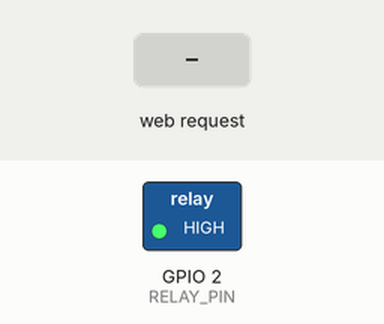
Recording of a program running on a simulated ESP8266 (NodeMCU). On the bench: switched loads named in the program (green lamp = pin HIGH). The inputs (shaded band) are chosen by the test bench. WiFi joins after 1.5 s; servers stay silent unless stated; not simulated (calls return 0 or success): secrets.h; what the program prints to the serial monitor is not drawn.

Above: at 3.7 s.
3.8 s: HTTP request GET /relay?state=1 received
At 4.7 s:
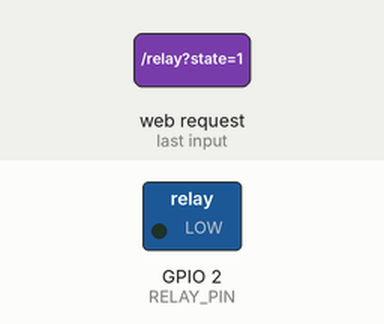
5.3 s: HTTP request GET /relay?state=0 received
At 5.8 s:
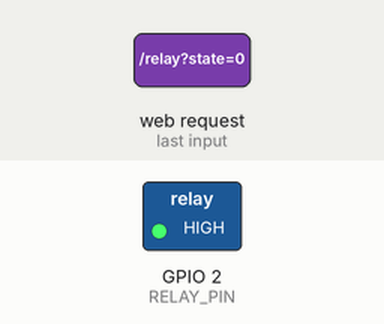
6.8 s: HTTP request GET /relay?state=toggle received
At 8.1 s:
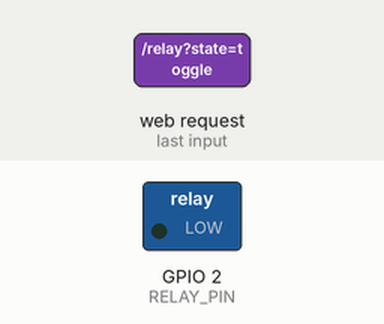
Timing chart, 0 to 9.8 s (numbered marks = the images above; inputs shaded):
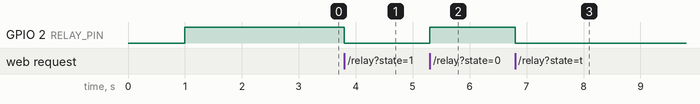

The program:

main.cpp
```cpp
#include <Arduino.h>
#include <ESP8266WiFi.h>
#include <ESP8266WebServer.h>
#include <ArduinoOTA.h>
#include <secrets.h> // 重要: 您需要创建此文件，包含WiFi凭据 (见下方说明)

// OTA password - change this to secure your OTA updates
const char* otaPassword = "esp01s-relay";

// Relay pin - ESP-01S typically uses GPIO0 or GPIO2 for relay control
// GPIO0 is also used for bootloader mode, so GPIO2 is often preferred
const int RELAY_PIN = 2;  // GPIO2

// Web server on port 80
ESP8266WebServer server(80);

// Device state
bool relayState = false;
String deviceName = "ESP01S-Relay";

// Function prototypes
void setupWiFi();
void setupOTA();
void setupWebServer();
void handleRoot();
void handleRelay();
void handleNotFound();
void toggleRelay();
void setRelay(bool state);

void setup() {
  // Initialize serial communication
  Serial.begin(115200);
  delay(1000);
  Serial.println("\n\nESP-01S Relay with OTA starting...");

  // Initialize relay pin
  pinMode(RELAY_PIN, OUTPUT);
  setRelay(false);  // Start with relay off

  // Setup WiFi, OTA and web server
  setupWiFi();
  setupOTA();
  setupWebServer();

  Serial.println("Setup complete");
}

void loop() {
  // Handle OTA updates
  ArduinoOTA.handle();

  // Handle web server requests
  server.handleClient();

  // Add any additional logic here
  yield();  // Allow the ESP8266 to handle background tasks
}

// Setup WiFi connection
void setupWiFi() {
  Serial.printf("Connecting to %s ", ssid);

  WiFi.mode(WIFI_STA);
  WiFi.hostname(deviceName);
  WiFi.begin(ssid, password);

  // Wait for connection
  while (WiFi.status() != WL_CONNECTED) {
    delay(500);
    Serial.print(".");
  }

  Serial.println();
  Serial.print("Connected! IP address: ");
  Serial.println(WiFi.localIP());
}

// Setup OTA updates
void setupOTA() {
  // Port defaults to 8266
  // ArduinoOTA.setPort(8266);

  // Hostname defaults to esp8266-[ChipID]
  ArduinoOTA.setHostname(deviceName.c_str());

  // Set authentication password
  ArduinoOTA.setPassword(otaPassword);

  // OTA callbacks
  ArduinoOTA.onStart([]() {
    Serial.println("OTA update starting...");
    // Turn off relay during update for safety
    setRelay(false);
  });

  ArduinoOTA.onEnd([]() {
    Serial.println("\nOTA update complete!");
  });

  ArduinoOTA.onProgress([](unsigned int progress, unsigned int total) {
    Serial.printf("Progress: %u%%\r", (progress / (total / 100)));
  });

  ArduinoOTA.onError([](ota_error_t error) {
    Serial.printf("Error[%u]: ", error);
    if (error == OTA_AUTH_ERROR) Serial.println("Auth Failed");
    else if (error == OTA_BEGIN_ERROR) Serial.println("Begin Failed");
    else if (error == OTA_CONNECT_ERROR) Serial.println("Connect Failed");
    else if (error == OTA_RECEIVE_ERROR) Serial.println("Receive Failed");
    else if (error == OTA_END_ERROR) Serial.println("End Failed");
  });

  ArduinoOTA.begin();
  Serial.println("OTA ready");
}

// Setup web server
void setupWebServer() {
  // Define server endpoints
  server.on("/", HTTP_GET, handleRoot);
  server.on("/relay", HTTP_GET, handleRelay);
  server.onNotFound(handleNotFound);

  // Start server
  server.begin();
  Serial.println("HTTP server started");
}

// Handle root page
void handleRoot() {
  String html = "<!DOCTYPE html><html>";
  html += "<head><meta name='viewport' content='width=device-width, initial-scale=1'>";
  html += "<title>" + deviceName + "</title>";
  html += "<style>";
  html += "body { font-family: Arial; text-align: center; margin: 0; padding: 20px; }";
  html += "h1 { color: #0066cc; }";
  html += ".button { display: inline-block; background-color: #4CAF50; border: none; color: white; padding: 16px 40px;";
  html += "text-decoration: none; font-size: 24px; margin: 10px; cursor: pointer; border-radius: 4px; }";
  html += ".button.off { background-color: #f44336; }";
  html += ".status { margin: 20px; font-size: 18px; }";
  html += "</style></head>";

  html += "<body>";
  html += "<h1>" + deviceName + "</h1>";
  html += "<p class='status'>Relay is currently " + String(relayState ? "ON" : "OFF") + "</p>";

  // Toggle button
  if (relayState) {
    html += "<a href='/relay?state=0' class='button off'>Turn OFF</a>";
  } else {
    html += "<a href='/relay?state=1' class='button'>Turn ON</a>";
  }

  html += "<p>IP Address: " + WiFi.localIP().toString() + "</p>";
  html += "</body></html>";

  server.send(200, "text/html", html);
}

// Handle relay control
void handleRelay() {
  if (server.hasArg("state")) {
    String state = server.arg("state");
    if (state == "1") {
      setRelay(true);
    } else if (state == "0") {
      setRelay(false);
    } else if (state == "toggle") {
      toggleRelay();
    }
  }

  // Redirect back to root page
  server.sendHeader("Location", "/", true);
  server.send(302, "text/plain", "");
}

// Handle 404 Not Found
void handleNotFound() {
  String message = "File Not Found\n\n";
  message += "URI: ";
  message += server.uri();
  message += "\nMethod: ";
  message += (server.method() == HTTP_GET) ? "GET" : "POST";
  message += "\nArguments: ";
  message += server.args();
  message += "\n";

  for (uint8_t i = 0; i < server.args(); i++) {
    message += " " + server.argName(i) + ": " + server.arg(i) + "\n";
  }

  server.send(404, "text/plain", message);
}

// Toggle relay state
void toggleRelay() {
  setRelay(!relayState);
}

// Set relay to specific state
void setRelay(bool state) {
  relayState = state;

  // ESP-01S relay modules are typically active-low (relay ON when pin is LOW)
  // If your relay works the opposite way, swap LOW and HIGH here
  digitalWrite(RELAY_PIN, state ? LOW : HIGH);

  Serial.print("Relay turned ");
  Serial.println(state ? "ON" : "OFF");
}
```

Measured:
- after the input at 3.8 s, GPIO 2 (RELAY_PIN): HIGH → LOW at once
- after the input at 5.3 s, GPIO 2 (RELAY_PIN): LOW → HIGH at once
- after the input at 6.8 s, GPIO 2 (RELAY_PIN): HIGH → LOW at once
